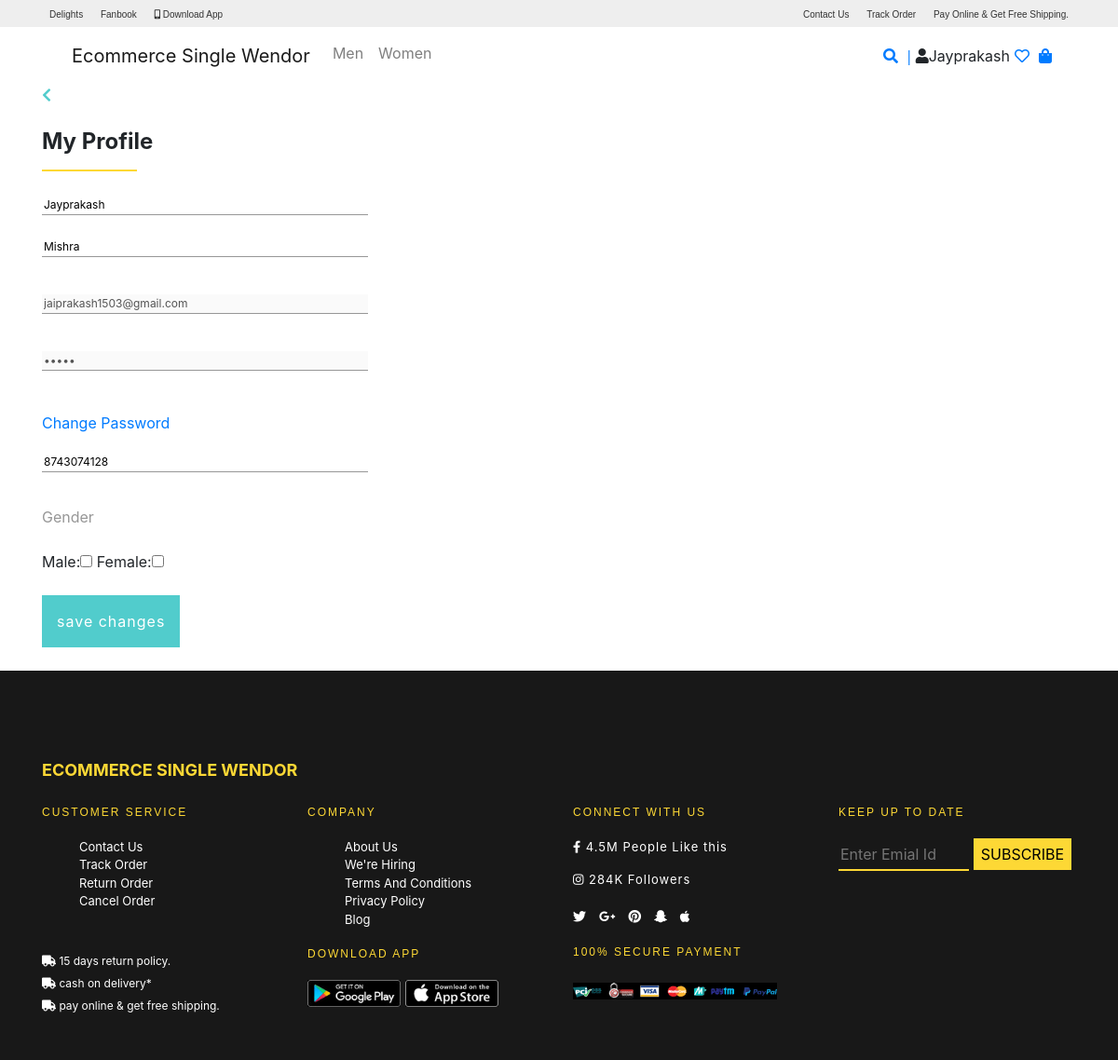
Page /profile.php (signed in) on the committed database.
### tables this page shows
CREATE TABLE `customer` (
  `customerid` int(11) NOT NULL,
  `firstname` varchar(100) NOT NULL,
  `lastname` varchar(100) NOT NULL,
  `email` varchar(100) NOT NULL,
  `password` varchar(100) NOT NULL,
  `mobile` varchar(100) NOT NULL,
  `gender` varchar(100) NOT NULL
);

### includes/fetch.php (called while the page is built, shortened)
<?php
$database = new Database;
$conn = $database->getConnection();
class fetchDatabase
{
  function fetchTableByCategory($tblname,$id,$attr)
  {
	  global $conn;
	  $fetchTable= "select * from $tblname where $attr = '$id'";
	  $init = mysqli_query($conn,$fetchTable);
	  return $init;
  }
}
?>

### profile.php (the view, shortened to what this page needs)
<!DOCTYPE html>
<!DOCTYPE html>
<?php
require 'includes/fetch.php';
$x = new fetchDatabase;
?>
<html>
<head>
<link rel="stylesheet" href="https://maxcdn.bootstrapcdn.com/bootstrap/4.0.0/css/bootstrap.min.css">
<link rel="stylesheet" href="https://use.fontawesome.com/releases/v5.8.1/css/all.css">
<link rel="stylesheet" href="css/style.css?v=1.2">
</head>
<body>
			<div class="container-fluid top-bar">
				<div class="container">
					<div class="row">
						<div class="col-sm-6">
								<div class="pull-left">
								<a class="headerlink" href="#">delights</a>
								<a class="headerlink" href="#">fanbook</a>
								<a class="headerlink" href="#">
									<i class="fas fa-mobile-alt"></i>
									download app
								</a>
							</div>
						</div>
						<div class="col-sm-6">
							<div class="pull-right">
								<a class="headerlink" href="#">contact us </a>
								<a class="headerlink" href="#">track order</a>
								<a class="headerlink" href="#">pay online & get free shipping.</a>
							</div>
						</div>
					</div>
					</div>
				</div>
  <div class="container">
		<nav class="navbar navbar-expand-lg navbar-light bg-white">
  <div class="collapse navbar-collapse" id="navbarTogglerDemo01">
     <?php include 'includes/menu.php' ;?>
   </div>
     <form class="form-inline">
    	      <a class="iconlink" href="#"><i class="fas fa-search">|</i></a>
			  <?php if(isset($_SESSION['mobile'])){?>
			  <div class="dropdown custom-dropdown">
			  <?php
			    $uid = $_SESSION['mobile'];
                $customer = "select * from customer where mobile ='$uid' ";
				$init = mysqli_query($conn,$customer);
				$data = mysqli_fetch_array($init);
				$custmername = $data['firstname'];
			  ?>
			  <i class="fas fa-user dropdown-toggle" data-toggle="dropdown"></i><?php echo $custmername ;?>
			  </div>
			  <?php }else{ ?>
			  <i class="fas fa-user" id="login"></i>
			  <?php }?>
    	      <?php
			    @$mobile = $_SESSION['mobile'];
			    $w = $x->fetchTableByCategory('wishlist',$mobile,'uid');
			    $countWishList = mysqli_num_rows($w);
				if($countWishList > 0)
				{
			  ?>
			   <a href="wishlist.php"> <i  class="far fa-heart" id="icon-menu" style="color:#FFCE44"><?php echo $countWishList ;?></i></a>
				<?php } else {?>
				 <a href="#"><i class="far fa-heart" onclick="Checker()"><?php echo '' ;?></i></a>
				<?php }?>
				<?php
				   $c = $x->fetchTableByCategory('cart',$mobile,'uid');
				   $countCartList = mysqli_num_rows($c);
				   if($countCartList > 0)
				   {
				 ?>
    	      <a class="iconlink" href="cart.php?cart"><i class="fas fa-shopping-bag" style="color:#FFCE44;"><?php echo  $countCartList ;?></i></a>
		      <?php } else {?>
			    <a href="cart.php?cart"><i class="fas fa-shopping-bag"><?php echo '' ;?></i></a>
			  <?php } ?>
    	  </form>
</nav>
</div>
		   <?php
		      $fetchCustomerTable = $x->fetchTableByCategory('customer',$_SESSION['mobile'],'mobile');
			  $getCustomer = mysqli_fetch_array($fetchCustomerTable);
			  $firstname = $getCustomer['firstname'];
			  $lastname = $getCustomer['lastname'];
			  $email = $getCustomer['email'];
			  $password = $getCustomer['password'];
			  $mobile = $getCustomer['mobile'];
		   ?>
			<div class="container pull-left">
			<span class="back"><i class="fas fa-chevron-left"></i></span>
			<br> <br>
			<h5 class="title">My Profile</h5>
			<hr class="HR"><br>
			<div class="row">
			 <div class="col-12 col-xs-12 col-sm-4">
			<form class="profile-form" method="POST">
				 <div class="form-group">
      			<input type="text" name="firstname" value="<?php echo $firstname;?>">
      			<input type="text" name="lastname" value="<?php echo $lastname;?>">
      		</div>
      		<div class="form-group">
      		<input type="text" name="email" value="<?php echo $email ;?>" disabled>
      		</div>
      		<div class="form-group">
      		<input type="password" placeholder="password" value="<?php echo $password;?>" disabled><br><br>
      		<span style="color: #51cccc;"><a href="changepass.php">Change Password</a></span>
      		</div>
      		<div class="form-group">
      		<input type="Number" maxlength="10" name="mobile" placeholder="Phone Number" value="<?php echo $mobile;?>">
      		</div>
      		<div class="addrs">
      		<span style="color: #979797;">Gender</span><br> <br>
      		<span>Male</span>:<input type="checkbox" name="gender[]" value="male">
            <span>Female</span>:<input type="checkbox" name="gender[]" value="female">
			</div><br>
		    <input type="submit" value="save changes" class="submit" name="savechange">
      		</form>
			<div class="col-sm-8"></div>
			 </div>
			</div>
			</div>
		    <br>
		<?php include 'includes/footer.php' ;?>
</body>
</html>

### includes/menu.php (shortened to what this page needs)
<a class="navbar-brand" href="index.php">Ecommerce Single Wendor</a>
    <ul class="navbar-nav mr-auto mt-2 mt-lg-0">
	       <li class="nav-item dropdown mega-menu">
		   <a class="nav-link dropdown-toggle" id="megamenuMen" role="button" data-toggle="dropdown" href="#"  onmouseover="megaMenuShow(this.id)" onclick="megaMenuToGo(this.id)">Men</a>
		   </li>
           <li class="nav-item dropdown mega-menu">
		   <a class="nav-link dropdown-toggle" id="megamenuWomen" role="button" data-toggle="dropdown" href="#" onmouseover="megaMenuShow(this.id)" onclick="megaMenuToGo(this.id)">Women</a>
		   </li>
    </ul>

### includes/footer.php
<footer>
	<div class="container">
		<h1 class="maintext">Ecommerce Single Wendor</h1>
		<div class="row">
      				<div class="col-md-3 ">
      				<h4 class="footer-Title">CUSTOMER SERVICE</h4>
      				<ul class="footer-menu">
      					<a href="contact.php"><li>contact us</li></a>
      					<a href="#"><li>track order</li></a>
      					<a href="#"><li>return order</li></a>
      					<a href="#"><li>cancel order</li></a>
      				</ul>
      				<br>
      				<a class="footerlink" href="#"><i class="fas fa-truck"></i>
      					15 days return policy.<br>
      				</a>
      				<a class="footerlink" href="#"><i class="fas fa-truck"></i>
      					cash on delivery* <br>
      				</a>
      				<a class="footerlink" href="#"><i class="fas fa-truck"></i>
      					pay online & get free shipping.
      				</a>
	</div>
      				<div class="col-md-3">
      					<h4 class="footer-Title">COMPANY</h4>
      					<ul class="footer-menu">
      					<a href="about.php"><li>about us </li></a>
      					<a href="#"><li>we're hiring</li></a>
      					<a href="tnc.php"><li>terms and conditions</li></a>
      					<a href="privacy.php"><li>privacy policy</li></a>
      					<a href="#"><li>blog</li></a>
      				</ul>
      				<h4 class="footer-Title">DOWNLOAD APP</h4>
      				<a class="footerlink" href="#"><img src="images/google.jpg" style="width: 100px;"></a>
      				<a class="footerlink" href="#"><img src="images/app.png" style="width: 100px;"></a>
      				</div>
      				<div class="col-md-3">
      					<h4 class="footer-Title">CONNECT WITH US</h4>
      					<p class="social-icon"><i class="fab fa-facebook-f"></i>
      						4.5M People Like this
      					</p>
      					<p class="social-icon"><i class="fab fa-instagram"></i>
      						284K Followers
      					</p>
      					<a class="sociallink" href="#">
      						<i class="fab fa-twitter"></i>
      					</a>
      					<a class="sociallink" href="#">
 								<i class="fab fa-google-plus-g"></i>
 							</a>
 							<a class="sociallink" href="#">
 							<i class="fab fa-pinterest"></i>
 						</a>
 						<a class="sociallink" href="#">
 						<i class="fab fa-snapchat-ghost"></i>
 						</a>
 						<a class="sociallink" href="#">
 							<i class="fab fa-apple"></i>
 						</a>
 						<h4 class="footer-Title">100% SECURE PAYMENT</h4>
 						<a class="footerlink" href="#"><img src="images/payment.png"></a>
      				</div>
      				<div class="col-md-3">
      					<h4 class="footer-Title">KEEP UP TO DATE</h4>
      					<form class="footer-form">
      						<input type="email" class="formControl subscribe" name="" placeholder="Enter Emial Id" required="">
      						<input type="submit"  class="subscribe-btn" name="" value="SUBSCRIBE">
      					</form>
      				</div>
      			</div>
      		</div>
</footer>

### css/style.css (style rules this page uses)
body { margin: 0px; padding:0px; }
.top-bar { background:#eee; padding:8px 0px 6px; font-size: 10px; font-family:sans-serif; }
.headerlink { color: #333; text-decoration:none; margin: 8px; text-transform: capitalize; }
.pull-right { float: right!important; }
.form-inline { letter-spacing: 10px; }
.iconlink { background:transparent; text-decoration:none; position:relative; right:0px; }
.dropdown-toggle::after { display: none; }
hr { border:2px solid #fdd835; width: 100px; margin: 0 auto; margin-bottom: 10px; }
footer { background:#181818; padding: 6em 0 3em; }
.maintext { color: #fdd835; font-weight: bold; text-transform: uppercase; font-size: 18px; }
.footer-Title { color:#fff; font-family:sans-serif; letter-spacing:2px; margin:20px 0 20px; font-size: 12px; color: #fdd835; }
.footer-menu a { list-style: none; color: #fff; text-decoration: none; text-transform: capitalize; font-size: 13px; }
.footerlink { text-decoration: none; color: #fff; font-size: 12px; }
.social-icon { color:#fff; font-size:13px; letter-spacing: 1px; }
.sociallink { text-decoration: none; color: #fff; font-size: 14px; letter-spacing: 5px; }
.subscribe { background: none; border: none; border-bottom: 2px solid #fdd835; width: 55%; height: 34px; }
.subscribe-btn { background:#fdd835; color: #000; border: 2px solid #fdd835; height: 34px; }
.dropdown-toggle::after { color: #333; }
.back { color: #51cccc; font-weight: normal; letter-spacing: 2px; font-size: }
.title { font-size: 24px; font-weight: bold; margin-bottom: 15px; }
.HR { border: 1px solid #fdd835; float: left!important; }
.submit { background: #51cccc; border: #51cccc; border: 1px solid #51cccc; padding: 15px 15px; color: #fff; letter-spacing: 1px; height: auto }
.form-group input { border:0px; border-bottom: 1px solid #979797; width: 20%; margin-bottom: 20px; font-size: 12px; }
.form-group input { border:0px; border-bottom: 1px solid #979797; width:100%; margin-bottom: 20px; font-size: 12px; }
.custom-dropdown { position:relative; right:5px; letter-spacing:0px; border-radius:0px; }
.nav-tabs , .nav-link { border: 0px; color: #000; margin-bottom: 5px; border: 0px; }

### includes/menu.php (style rules this page uses)
.dropdown-toggle::after { display:none; }

### rows in the picture
customer: firstname "Jayprakash", lastname "Mishra", email "jaiprakash1503@gmail.com", mobile "8743074128"
